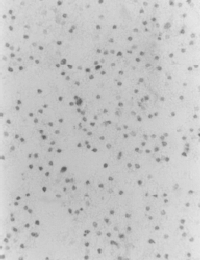
#> input picture thresh2.png, 200 x 260 px
$ python Thresholdingrenzo.py
#> lines starting #> are read from the running program, lines starting #| are printed output that depends on the picture
import cv2 as cv
import numpy as np
from matplotlib import pyplot as plt

def thresholdingvivas(inp):
    f, c = inp.shape
    for i in range(f):
        for j in range(c):
            if(inp[i][j]>=195):
                inp[i][j]=0
    cv.imshow('vivas',inp)
def thresholdingmuertas(inp):
    f, c = inp.shape
    for i in range(f):
        for j in range(c):
            if(inp[i][j]<=150):
                inp[i][j]=0
    cv.imshow('muertas',inp)
def thresholdingcolores(inp):
    f, c ,color = inp.shape
    for i in range(f):
        for j in range(c):
            if(img[i][j][0]<=121 or img[i][j][1]<=144 or img[i][j][2]<=184):
                inp[i][j][0]=0
                inp[i][j][1]=0
                inp[i][j][2]=0
    cv.imshow('colores',inp)


img = cv.imread('thresh2.png', cv.IMREAD_GRAYSCALE)
#> img is the input picture: shape (260, 200); min 89, max 235, mean 197.6
hist = cv.calcHist([img], [0], None, [256], [0, 256])
#> hist = 256 values, max 5022 at index 197, min 0 at index 0, mean 203.1
thresholdingmuertas(img)
#> after the loop in thresholdingmuertas, `for i in range(f):`:
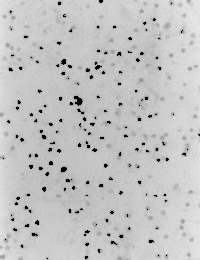
#> inp: shape (260, 200); min 0, max 235, mean 194.6
plt.plot(hist, color='gray')
plt.xlabel('intensidad de iluminacion')
plt.ylabel('cantidad de pixeles')
plt.show()
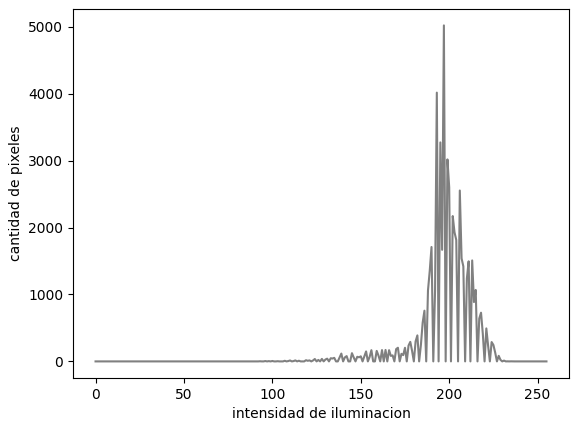
#> figure drawn by matplotlib, 1 panel; curve peaks at x = 197, y = 5022

$ run again, with thresh1.png copied over thresh2.png
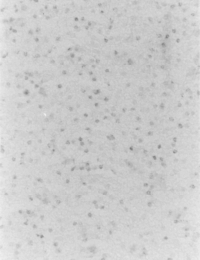
#> input picture thresh1.png, 200 x 260 px
#> img is the input picture: shape (260, 200); min 126, max 240, mean 204.4
#> hist = 256 values, max 4135 at index 206, min 0 at index 0, mean 203.1
#> `plt.show()`:
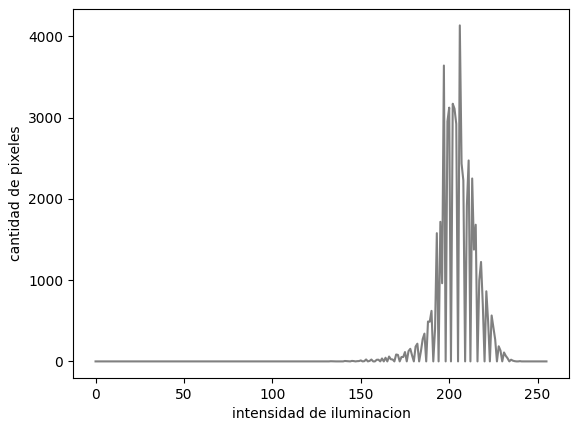
#> figure drawn by matplotlib, 1 panel; curve peaks at x = 206, y = 4135

$ run again, with thresh3.png copied over thresh2.png
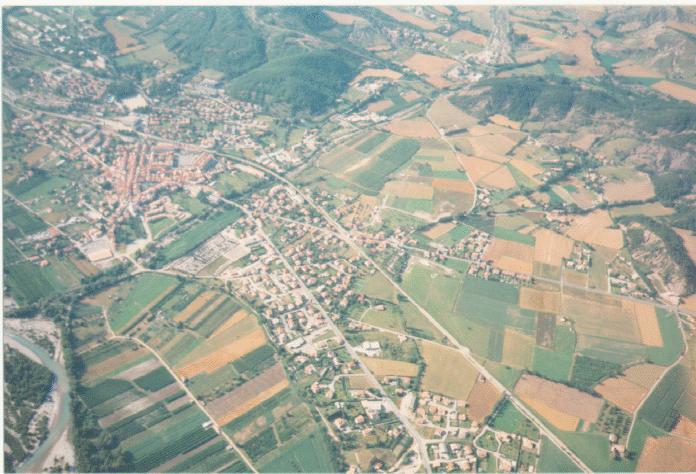
#> input picture thresh3.png, 696 x 474 px
#> hist = 256 values, max 12706 at index 183, min 0 at index 0, mean 1288.7
#> after the loop in thresholdingmuertas, `for i in range(f):`:
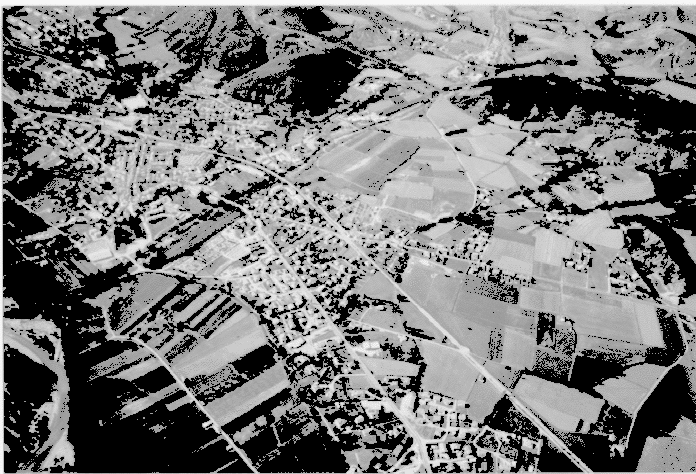
#> inp: shape (474, 696); min 0, max 247, mean 120.3
#> `plt.show()`:
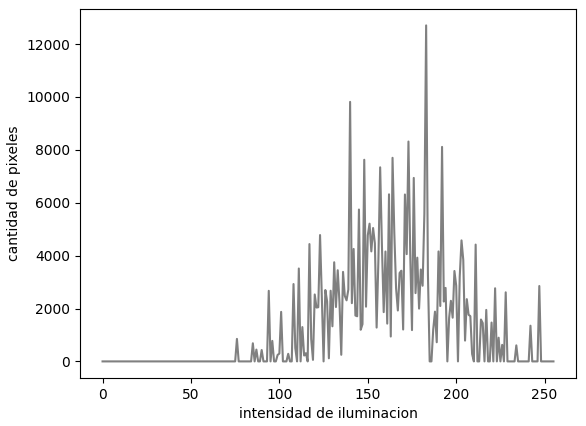
#> figure drawn by matplotlib, 1 panel; curve peaks at x = 183, y = 12706
